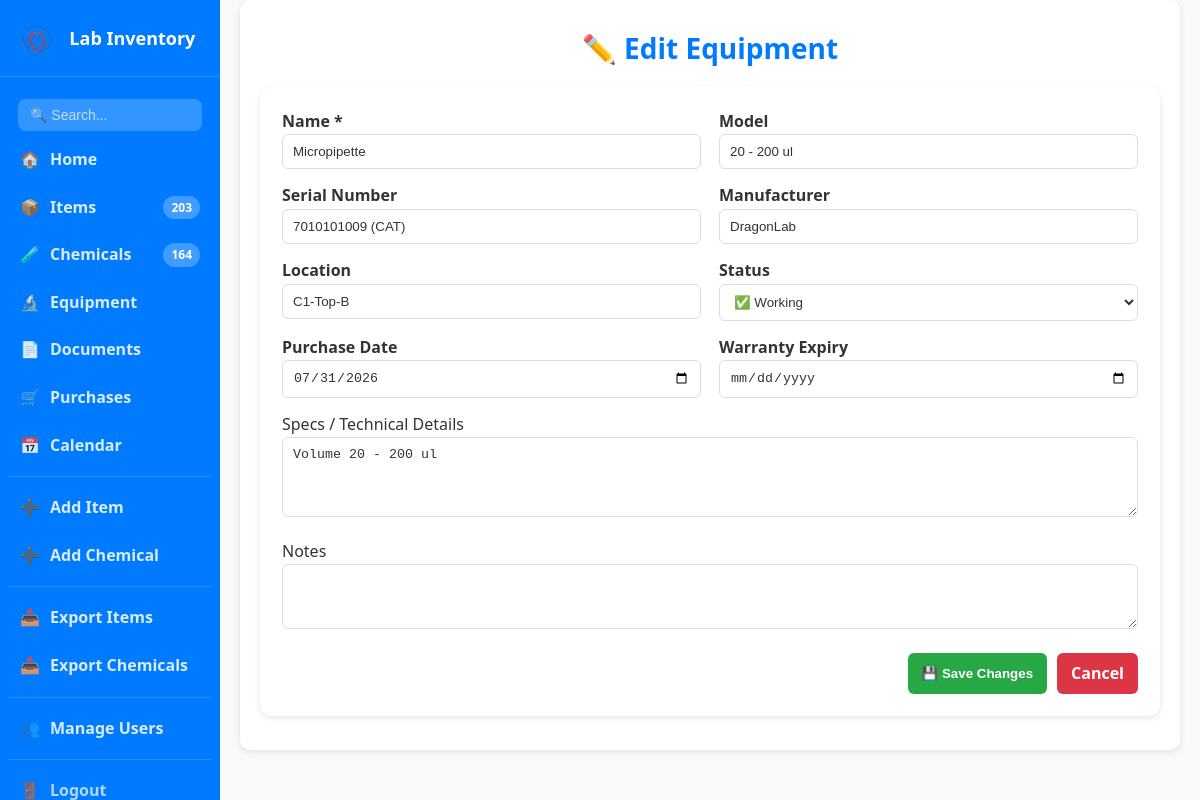
The app's page /equipment/1/edit (signed in) with its own data.
### app.py (models this page shows, shortened)
class Equipment(db.Model):
    id = db.Column(db.Integer, primary_key=True)
    name = db.Column(db.String(100), nullable=False)
    model = db.Column(db.String(100))
    serial_number = db.Column(db.String(100))
    manufacturer = db.Column(db.String(100))
    location = db.Column(db.String(100))
    purchase_date = db.Column(db.String(20))
    warranty_expiry = db.Column(db.String(20))
    status = db.Column(db.String(30), default='Working')
    specs = db.Column(db.String(1000))
    notes = db.Column(db.String(500))
    service_records = db.relationship('ServiceRecord', backref='equipment', lazy=True, cascade='all, delete-orphan')

### app.py (the view, shortened to what this page needs)
@app.route('/equipment/<int:eq_id>/edit', methods=['GET', 'POST'])
@login_required
def edit_equipment(eq_id):
    if not current_user.is_staff():
        return redirect(url_for('equipment'))
    eq = Equipment.query.get_or_404(eq_id)
    return render_template('edit_equipment.html', eq=eq)

### app.py (called while the page is built)
@login_manager.user_loader
def load_user(user_id):
    return User.query.get(int(user_id))

@app.context_processor
def inject_counts():
    try:
        item_count = Item.query.count()
        chem_count = Chemical.query.count()
    except:
        item_count = 0
        chem_count = 0
    return dict(item_count=item_count, chem_count=chem_count)

    def is_admin(self):
        return self.role == 'admin'

    def is_staff(self):
        return self.role in ['admin', 'staff']

### templates/edit_equipment.html (shortened to what this page needs)
{% extends "base.html" %}
{% block content %}
<div class="page-header">
    <h1 class="page-title">✏️ Edit Equipment</h1>
</div>
<div class="edit-form-container">
    <form method="POST">
        <div class="form-grid">
            <label>Name *
                <input type="text" name="name" required value="{{ eq.name }}">
            </label>
            <label>Model
                <input type="text" name="model" value="{{ eq.model or '' }}">
            </label>
            <label>Serial Number
                <input type="text" name="serial_number" value="{{ eq.serial_number or '' }}">
            </label>
            <label>Manufacturer
                <input type="text" name="manufacturer" value="{{ eq.manufacturer or '' }}">
            </label>
            <label>Location
                <input type="text" name="location" value="{{ eq.location or '' }}">
            </label>
            <label>Status
                <select name="status">
                    <option value="Working" {% if eq.status == 'Working' %}selected{% endif %}>✅ Working</option>
                </select>
            </label>
            <label>Purchase Date
                <input type="date" name="purchase_date" value="{{ eq.purchase_date or '' }}">
            </label>
            <label>Warranty Expiry
                <input type="date" name="warranty_expiry" value="{{ eq.warranty_expiry or '' }}">
            </label>
        </div>
        <div style="margin-top:14px;">
            <label>Specs / Technical Details
                <textarea name="specs" rows="4">{{ eq.specs or '' }}</textarea>
            </label>
        </div>
        <div style="margin-top:14px;">
            <label>Notes
                <textarea name="notes" rows="3">{{ eq.notes or '' }}</textarea>
            </label>
        </div>
        <div class="form-actions" style="margin-top:16px;">
            <button type="submit" class="btn btn-save">💾 Save Changes</button>
            <a href="{{ url_for('view_equipment', eq_id=eq.id) }}" class="btn btn-cancel">Cancel</a>
        </div>
    </form>
</div>
{% endblock %}

### static/style.css (style rules this page uses)
:root { --blue: #007bff; --blue-dark: #0056b3; --green: #28a745; --green-dark: #218838; --red: #dc3545; --red-dark: #c82333; --text: #333; --muted: #6b7280; --bg: #f8f9fa; --card: #ffffff; --border: #ddd; --shadow: 0 2px 6px rgba(0,0,0,0.1); }
* { margin: 0; padding: 0; box-sizing: border-box; }
html, body { font-family: "Segoe UI", Tahoma, Geneva, Verdana, sans-serif; background: var(--bg); color: var(--text); line-height: 1.6; }
.page-header { text-align: center; margin: 6px 0 16px; }
.page-title { font-size: 28px; font-weight: 800; color: var(--blue); }
.btn, button { display: inline-block; padding: 8px 14px; background: var(--blue); color: #fff; border: none; border-radius: 6px; text-decoration: none; font-weight: 600; cursor: pointer; transition: background .2s ease, color .2s ease, opacity .2s ease; }
input, select, textarea { width: 100%; padding: 9px 10px; border: 1px solid var(--border); border-radius: 6px; background: #fff; color: var(--text); transition: border .2s ease, box-shadow .2s ease; }
.edit-form-container { background: #fff; padding: 22px; border-radius: 12px; box-shadow: var(--shadow); max-width: 900px; margin: 14px auto; }
.form-grid { display: grid; grid-template-columns: 1fr 1fr; gap: 14px 18px; }
.form-grid label { font-weight: 600; color: #333; display: block; }
.form-actions { display: flex; gap: 10px; justify-content: flex-end; margin-top: 6px; }
.btn-save { background: var(--green); color: #fff; border: none; }
.btn-cancel { background: var(--red); color: #fff; text-decoration: none; }
body { display: flex; min-height: 100vh; }

### records on screen
Equipment: name "Micropipette", model "20 - 200 ul", serial_number "7010101009 (CAT)", manufacturer "DragonLab", location "C1-Top-B", status "✅ Working", purchase_date "07/31/2026", specs "Volume 20 - 200 ul"

### other values on screen
{{ item_count }} "203"
{{ chem_count }} "164"
